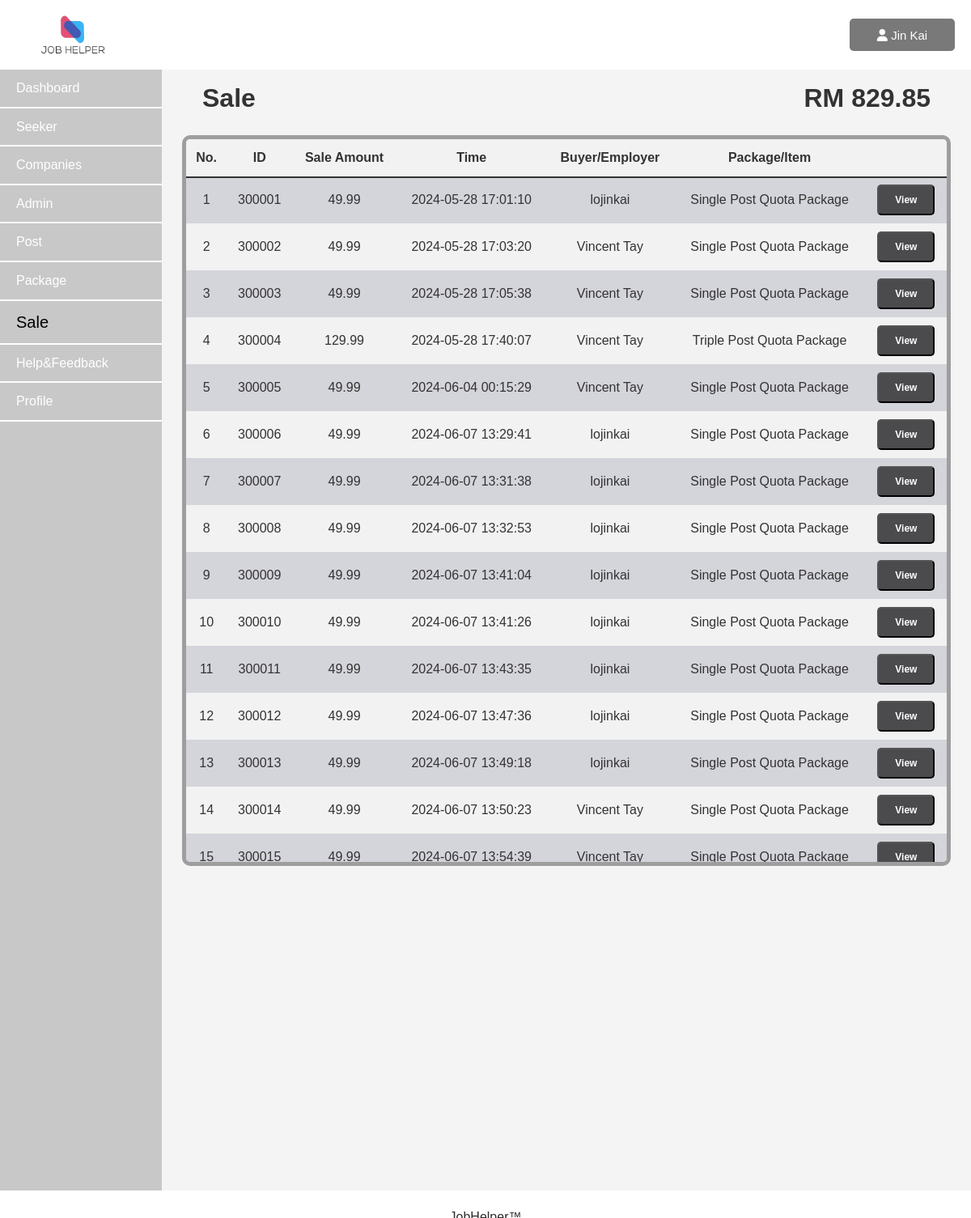
Page /Admin/Asale.php (signed in) on the committed database.
### tables this page shows
CREATE TABLE `sale` 
   (
        `sale_id` int(11) PRIMARY KEY NOT NULL AUTO_INCREMENT,
        `purchase_amount` decimal(10,2) NOT NULL,
        `purchase_time` datetime NOT NULL DEFAULT current_timestamp(),
        `payment_status` varchar(10) NOT NULL,
        `employer_id` int(11) NOT NULL,
        `package_id` int(6) NOT NULL,
        `bank` varchar(100) DEFAULT NULL,
        `card_name` varchar(200) DEFAULT NULL,
        `card_number` int(11) DEFAULT NULL,
        `card_expire_year` int(11) DEFAULT NULL,
        `card_expire_month` int(11) DEFAULT NULL,
        `card_cvv` int(11) DEFAULT NULL
   );

CREATE TABLE employer (
        `id` INT NOT NULL PRIMARY KEY AUTO_INCREMENT,
        `employer_email` varchar(200) NOT NULL,
        `employer_name` varchar(500) NOT NULL,
        `password` varchar(500) NOT NULL,
        `balance` int NOT NULL
  );

CREATE TABLE package 
  (
        `package_id` int AUTO_INCREMENT PRIMARY KEY NOT NULL,
        `package_name` varchar(255) NOT NULL,
        `package_price` decimal(10, 2) NOT NULL,
        `package_description` TEXT,
        `package_post_quota` int(10) NOT NULL,
        `package_sale_status` tinyint(1) 
  );

### Admin/Asale.php (the view, shortened to what this page needs)
<?php
    include("../Admin/Asession.php");
?>
<!DOCTYPE html>
<html lang="en">
<head>
    <link rel="stylesheet" href="Asale.css">
    <link rel="stylesheet" href="https://cdnjs.cloudflare.com/ajax/libs/font-awesome/6.0.0-beta3/css/all.min.css">
</head>
<body>
    <header class="header">
        <img src="../general_image/jobhelper_logo.png" class="logo">
        <div>
            <button class="AdminAcc" onclick="displaybar()">
                <?php
                    $id = $_SESSION['id'];
                    $result = mysqli_query($connect,"SELECT * FROM admin where admin_id='$id'");
                    if($result)
                    {
                        $row = mysqli_fetch_assoc($result);
                        $fname = $row["admin_fname"];
                    }
                ?>
                <i class="fa-solid fa-user"></i><?php echo"   $fname"; ?>
            </button>
        </div>
    </header>
    <div class="container">
        <aside>
            <nav class="Menu">
                <ul>
                    <li><a href="Adashboard.php">Dashboard</a></li>
                    <li><a href="Aseekermanagement.php">Seeker</a></li>
                    <li><a href="Acompanymanagement.php">Companies</a></li>
                    <li><a href="Aadminmanagement.php">Admin</a></li>
                    <li><a href="Apost.php">Post</a></li>
                    <li><a href="Apackage.php">Package</a></li>
                    <li><a href="Asale.php" id="now">Sale</a></li>
                    <li><a href="Ahelp.php">Help&Feedback</a></li>
                    <li><a href="Aprofile.php">Profile</a></li>
                </ul>
            </nav>
        </aside>
        <main>
                <?php
                    $result = mysqli_query($connect,"SELECT SUM(purchase_amount) AS total_sale_amount    FROM sale");
                    if($result)
                    {
                        $row = mysqli_fetch_assoc($result);
                        $total_sale_amount = $row["total_sale_amount"];
                    }
                ?>
                <div class="amount">
                    <h1>
                       RM <?php echo $total_sale_amount?>
                    </h1>
                </div>
                <h1>Sale</h1>
                <div class="Acontainer">
                    <table>
                        <thead>
                            <tr>
                                <th>No.</th>
                                <th>ID</th>
                                <th>Sale Amount</th>
                                <th>Time</th>
                                <th>Buyer/Employer</th>
                                <th>Package/Item</th>
                                <th></th>
                            </tr>
                        </thead>
                        <tbody>
                            <?php
                                $result = mysqli_query($connect, "SELECT * FROM sale;");
                                $i = 1;
                                while($row = mysqli_fetch_assoc($result))
                                {
                                    $employer_id = $row["employer_id"];
                                    $employer_result = mysqli_query($connect, "SELECT employer_name FROM employer WHERE id='$employer_id'");
                                    $employer_row = mysqli_fetch_assoc($employer_result);
                                    $employer_name = $employer_row['employer_name'];
                                    $package_id = $row["package_id"];
                                    $package_result = mysqli_query($connect, "SELECT package_name FROM package WHERE package_id='$package_id'");
                                    $package_row = mysqli_fetch_assoc($package_result);
                                    $package_name = $package_row['package_name'];
                            ?>
                                    <tr>
                                        <td><?php echo $i ?></td>
                                        <td><?php echo $row["sale_id"] ?></td>
                                        <td><?php echo $row["purchase_amount"] ?></td>
                                        <td><?php echo $row["purchase_time"] ?></td>
                                        <td><?php echo $employer_name ?></td>
                                        <td><?php echo $package_name ?></td>
                                        <td class="view">
                                            <button type="button" onclick="view(<?php echo $row['sale_id']; ?>)">View</button>
                                        </td>
                                    </tr>
                            <?php
                                    $i++;
                                }
                            ?>
                        </tbody>
                    </table>
                </div>
        </main>
    </div>
    <footer>
        <p>JobHelper&trade;</p>
    </footer>
</body>
</html>

### Admin/Asale.css (style rules this page uses)
* { margin: 0; padding: 0; box-sizing: border-box; }
body { font-family: Arial, sans-serif; background-color: #f4f4f4; color: #333; line-height: 1.6; }
.header { display: flex; justify-content: space-between; align-items: center; background-color: White; color: #333; padding: 10px 20px; }
.logo { height: 50px; width: 80px; margin-left: 30px; margin-top: 8px; margin-bottom: 8px; }
.AdminAcc { color: white; background-color: #797979; padding: 10px; text-align: center; margin-left: 20px; cursor: pointer; border-radius: 5px; border: none; width: 130px; height: 40px; font-size: 15px; }
.container { display: flex; }
aside { width: 200px; background-color: rgb(200,200,200); color: #fff; }
aside nav ul { list-style-type: none; }
aside nav ul li { padding: 10px 20px; border: #fff; border-bottom: 2px solid ; }
aside nav ul li a#now { color: black; font-size: 20px; }
aside nav ul li a { color: #fff; text-decoration: none; }
main { flex: 1; height: 92vh; max-height: 92vh; overflow-y: auto; }
footer { background-color: white; color: #2e2d2d; padding: 20px; text-align: center; }
.Acontainer { margin: auto; border: #9e9e9e solid 2px; margin-top: 20px; border-width: thick; border-radius: 10px; width: 95%; margin-bottom: 50px; background-color: #d4d4db; max-height : 60vh; overflow-y: auto; }
table { width: 100%; border-collapse: collapse; }
thead { position: sticky; top: 0; }
thead::after { border-bottom: solid 2px; content: ''; position: absolute; left: 0; right: 0; }
th, td { padding: 10px; text-align: center; }
th { background-color: #f2f2f2; }
tr:nth-child(even) { background-color: #f2f2f2; }
h1 { margin: 50px; margin-bottom: 10px; margin-top: 10px; }
.amount { float: right; }
.view button { padding: 10px 20px; border-radius: 5px; background-color: #4b4a4d; color: #fff; font-size: 12px; font-weight: bold; text-align: center; }

### rows in the picture
sale: sale_id "300001", purchase_amount "49.99", purchase_time "2024-05-28 17:01:10", employer.employer_name "lojinkai", package.package_name "Single Post Quota Package"
sale: sale_id "300002", purchase_amount "49.99", purchase_time "2024-05-28 17:03:20", employer.employer_name "Vincent Tay", package.package_name "Single Post Quota Package"
sale: sale_id "300003", purchase_amount "49.99", purchase_time "2024-05-28 17:05:38", employer.employer_name "Vincent Tay", package.package_name "Single Post Quota Package"
sale: sale_id "300004", purchase_amount "129.99", purchase_time "2024-05-28 17:40:07", employer.employer_name "Vincent Tay", package.package_name "Triple Post Quota Package"
sale: sale_id "300005", purchase_amount "49.99", purchase_time "2024-06-04 00:15:29", employer.employer_name "Vincent Tay", package.package_name "Single Post Quota Package"
sale: sale_id "300006", purchase_amount "49.99", purchase_time "2024-06-07 13:29:41", employer.employer_name "lojinkai", package.package_name "Single Post Quota Package"
sale: sale_id "300007", purchase_amount "49.99", purchase_time "2024-06-07 13:31:38", employer.employer_name "lojinkai", package.package_name "Single Post Quota Package"
sale: sale_id "300008", purchase_amount "49.99", purchase_time "2024-06-07 13:32:53", employer.employer_name "lojinkai", package.package_name "Single Post Quota Package"
sale: sale_id "300009", purchase_amount "49.99", purchase_time "2024-06-07 13:41:04", employer.employer_name "lojinkai", package.package_name "Single Post Quota Package"
sale: sale_id "300010", purchase_amount "49.99", purchase_time "2024-06-07 13:41:26", employer.employer_name "lojinkai", package.package_name "Single Post Quota Package"
sale: sale_id "300011", purchase_amount "49.99", purchase_time "2024-06-07 13:43:35", employer.employer_name "lojinkai", package.package_name "Single Post Quota Package"
sale: sale_id "300012", purchase_amount "49.99", purchase_time "2024-06-07 13:47:36", employer.employer_name "lojinkai", package.package_name "Single Post Quota Package"
sale: sale_id "300013", purchase_amount "49.99", purchase_time "2024-06-07 13:49:18", employer.employer_name "lojinkai", package.package_name "Single Post Quota Package"
sale: sale_id "300014", purchase_amount "49.99", purchase_time "2024-06-07 13:50:23", employer.employer_name "Vincent Tay", package.package_name "Single Post Quota Package"
sale: sale_id "300015", purchase_amount "49.99", purchase_time "2024-06-07 13:54:39", employer.employer_name "Vincent Tay", package.package_name "Single Post Quota Package"

### other values in the picture
$fname "Jin Kai"
$total_sale_amount "829.85"
